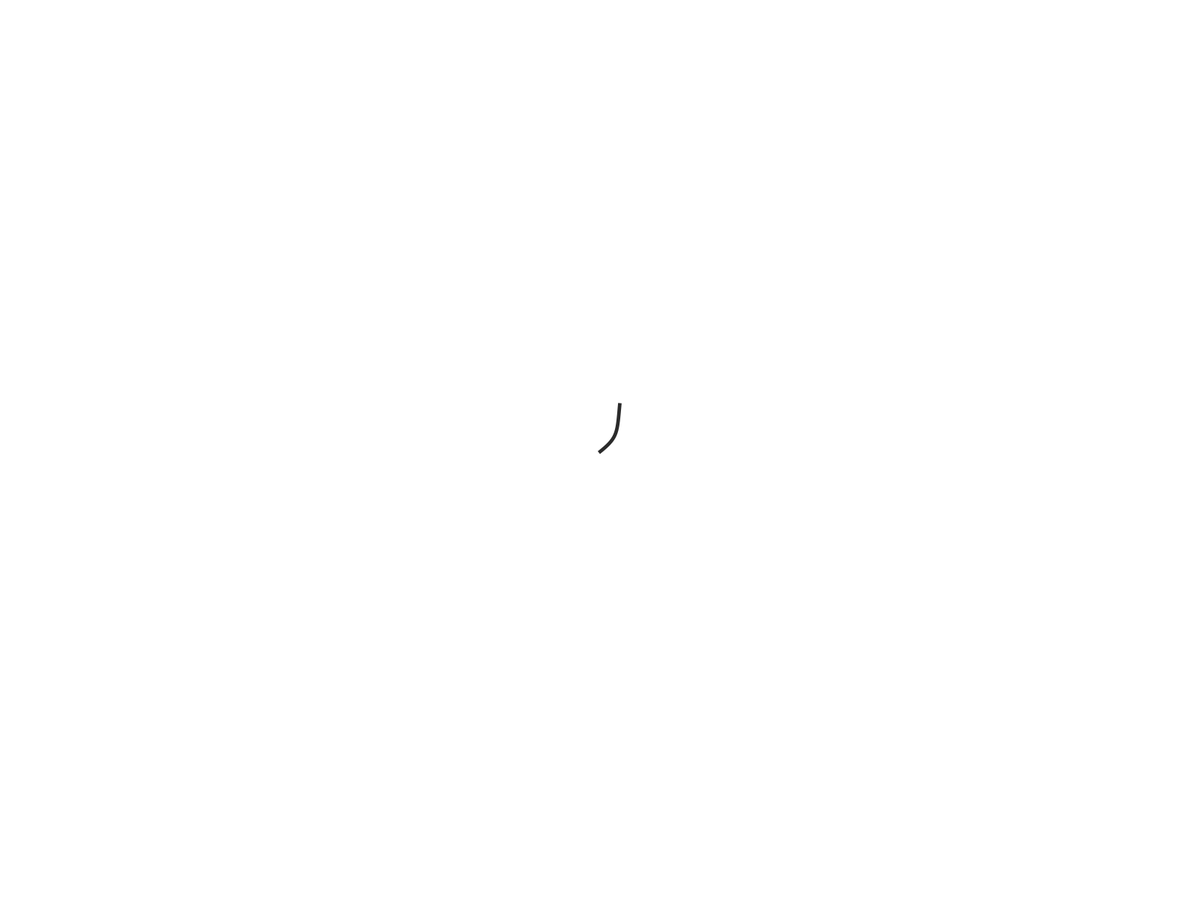
Frame 1 (no input)
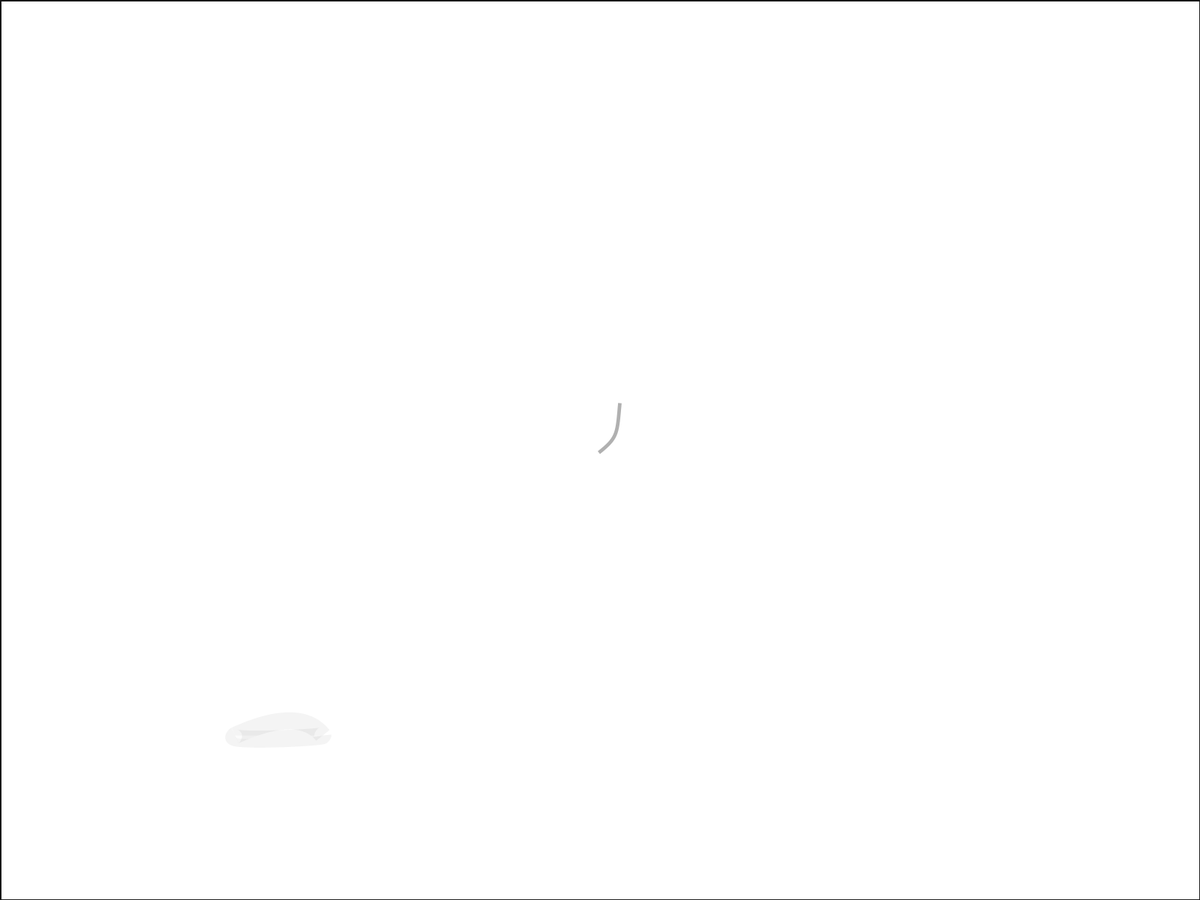
Frame 60 (the mouse pressed at the canvas centre just before this capture)
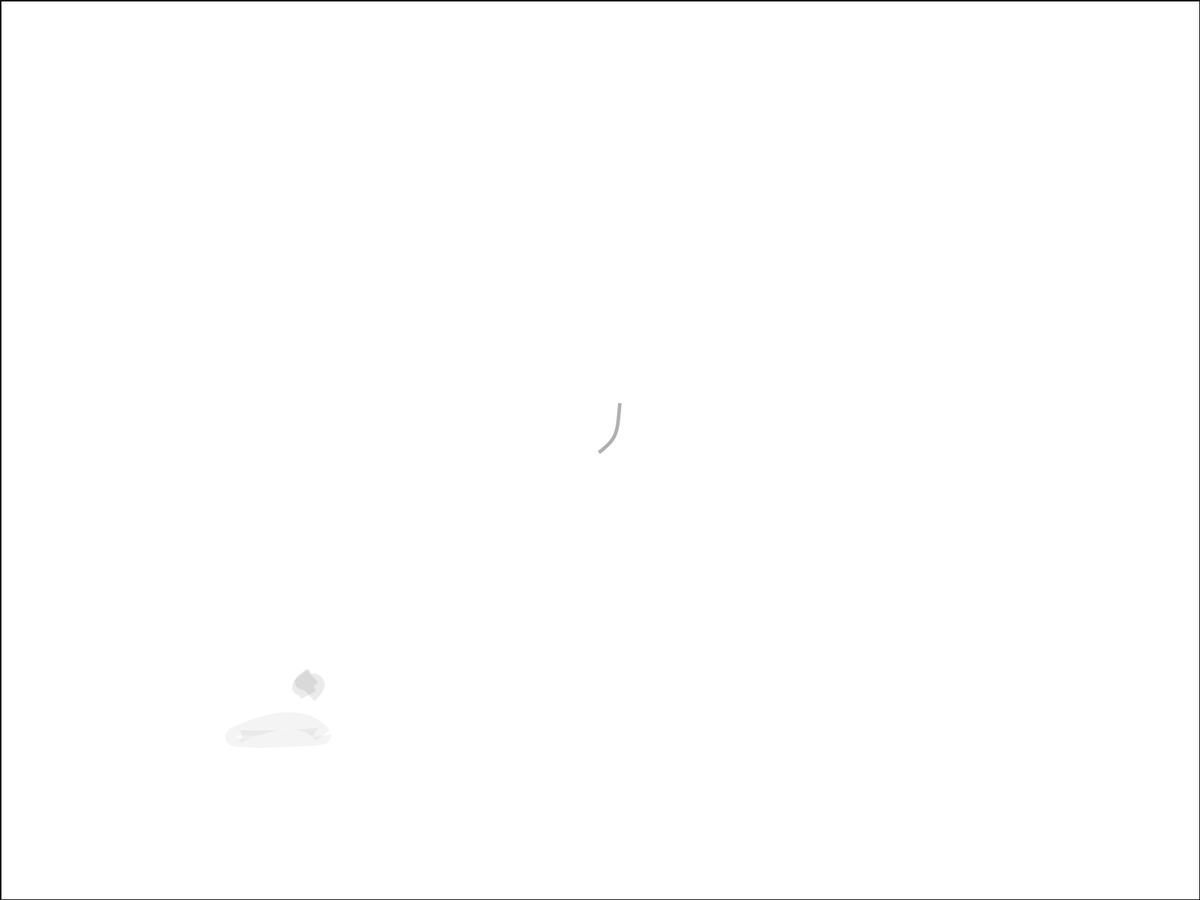
Frame 120 (the mouse held since frame 60 and released just before this capture)

The Processing sketch that drew these frames (run headless with seeded random() and noise(); from frame 60 on, the mouse is pressed at the canvas centre):

// Processing sketch: autoScene_01
// ── autoScene_01.pde


float currentX = 0;
float currentY = 0;
float lastX = 0;
float lastY = 0;

void setup() {

  //size(800, 800);
  fullScreen();
  smooth();

  background(255);

  //frameRate(12);

  currentX = width/2;
  currentY = height/2;
}


void draw() {
  
   frameRate(int(map(noise(frameCount/5.1, frameCount/3.4), 0, 1, 1, 35)));

   // println(int(map(noise(frameCount/5.0, frameCount), 0, 1, 1, 15)));

  //fill(20, 0.333);
  //rect(0, 0, width, height);

  drawPine(currentX, currentY, frameCount%(random(5, 6)));


  if (frameCount%6 < 1) {

    lastX = currentX;
    lastY = currentY;

    currentX = currentX + random(-150, 150);
    currentY = currentY + random(-150, 150);
    
    

    if ((currentX < 0) | (currentX > width)) {
      currentX = random(width);
      lastX = currentX;

      fill(255, random(150, 200));
      rect(0, 0, width, height);
    }
    if ((currentY < 0) | (currentY > height)) 
    {
      currentY = random(height);
      lastY = currentY;
      fill(255, random(150, 200));
      rect(0, 0, width, height);
    }

    strokeWeight(random(20, 30));
    stroke(0, random(10, 30));
    bezier(currentX, currentY, currentX + random(-50, 50), currentY+ random(-50, 50), lastX + random(-50, 50), lastY + random(-50, 50), lastX, lastY);
    bezier(currentX, currentY, currentX + random(-50, 50), currentY+ random(-50, 50), lastX + random(-50, 50), lastY + random(-50, 50), lastX, lastY);
  }
}


void mouseClicked() {
}



void drawPine(float x, float y, float branchNum) {

  pushMatrix();
  translate(x, y);

  rotate(random(-PI/6, -PI/10));

  scale(random(0.5, 1.5));

  noFill();

  float i = branchNum;


  float a = - PI / 6.73;

  rotate(random(-PI/12, PI/12));

  float s = random(40, 45);

  strokeCap(SQUARE);
  strokeWeight(random(2, 6));
  stroke(0, random(180, 250));


  bezier(random(-5, 0)*cos(a*i), random(-5, 0)*sin(a*i), s*random(0.5, 0.7)*cos(a*i), 0, s*random(0.5, 0.7)*cos(a*i), -random(3, 8), s*cos(a*i), s*sin(a*i)-random(3, 8));

  updatePixels();




  popMatrix();
}
